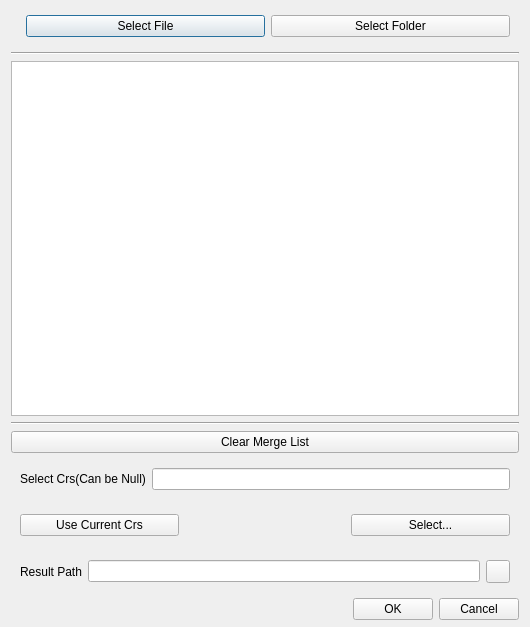
<?xml version="1.0" encoding="UTF-8"?>
<ui version="4.0">
 <class>shpMergeDialog</class>
 <widget class="QDialog" name="shpMergeDialog">
  <property name="geometry">
   <rect>
    <x>0</x>
    <y>0</y>
    <width>530</width>
    <height>627</height>
   </rect>
  </property>
  <property name="windowTitle">
   <string>Vector Merge Parameter Settings</string>
  </property>
  <layout class="QVBoxLayout" name="verticalLayout">
   <property name="spacing">
    <number>6</number>
   </property>
   <property name="topMargin">
    <number>6</number>
   </property>
   <property name="bottomMargin">
    <number>7</number>
   </property>
   <item>
    <widget class="CardWidget" name="CardWidget_5">
     <layout class="QHBoxLayout" name="horizontalLayout_4">
      <item>
       <widget class="PrimarySplitPushButton" name="selectLayerSPB">
        <property name="sizePolicy">
         <sizepolicy hsizetype="Fixed" vsizetype="Fixed">
          <horstretch>0</horstretch>
          <verstretch>0</verstretch>
         </sizepolicy>
        </property>
        <property name="text_" stdset="0">
         <string>Select Layer</string>
        </property>
       </widget>
      </item>
      <item>
       <widget class="PrimaryPushButton" name="selectFilePB">
        <property name="sizePolicy">
         <sizepolicy hsizetype="Preferred" vsizetype="Fixed">
          <horstretch>0</horstretch>
          <verstretch>0</verstretch>
         </sizepolicy>
        </property>
        <property name="text">
         <string>Select File</string>
        </property>
       </widget>
      </item>
      <item>
       <widget class="PrimaryPushButton" name="selectDirPB">
        <property name="sizePolicy">
         <sizepolicy hsizetype="Preferred" vsizetype="Fixed">
          <horstretch>0</horstretch>
          <verstretch>0</verstretch>
         </sizepolicy>
        </property>
        <property name="text">
         <string>Select Folder</string>
        </property>
       </widget>
      </item>
     </layout>
    </widget>
   </item>
   <item>
    <widget class="Line" name="line_2">
     <property name="orientation">
      <enum>Qt::Horizontal</enum>
     </property>
    </widget>
   </item>
   <item>
    <widget class="ListView" name="ListView"/>
   </item>
   <item>
    <widget class="Line" name="line">
     <property name="orientation">
      <enum>Qt::Horizontal</enum>
     </property>
    </widget>
   </item>
   <item>
    <widget class="PrimaryPushButton" name="clearListViewPb">
     <property name="sizePolicy">
      <sizepolicy hsizetype="Preferred" vsizetype="Fixed">
       <horstretch>0</horstretch>
       <verstretch>0</verstretch>
      </sizepolicy>
     </property>
     <property name="text">
      <string>Clear Merge List</string>
     </property>
    </widget>
   </item>
   <item>
    <widget class="CardWidget" name="CardWidget_6">
     <layout class="QHBoxLayout" name="horizontalLayout_6">
      <item>
       <widget class="BodyLabel" name="BodyLabel_5">
        <property name="text">
         <string>Select Crs(Can be Null)</string>
        </property>
       </widget>
      </item>
      <item>
       <widget class="LineEdit" name="targetCrsLE">
        <property name="readOnly">
         <bool>true</bool>
        </property>
       </widget>
      </item>
     </layout>
    </widget>
   </item>
   <item>
    <widget class="CardWidget" name="CardWidget_7">
     <layout class="QHBoxLayout" name="horizontalLayout_5">
      <item>
       <widget class="PrimaryPushButton" name="selectMapcanvasCrsPB">
        <property name="text">
         <string>Use Current Crs</string>
        </property>
       </widget>
      </item>
      <item>
       <widget class="PrimarySplitPushButton" name="selectLayerCrsSPB">
        <property name="text_" stdset="0">
         <string>Select Layer Crs</string>
        </property>
       </widget>
      </item>
      <item>
       <widget class="PrimaryPushButton" name="selectMorePB">
        <property name="text">
         <string>Select...</string>
        </property>
       </widget>
      </item>
     </layout>
    </widget>
   </item>
   <item>
    <widget class="CardWidget" name="CardWidget">
     <property name="layoutDirection">
      <enum>Qt::LeftToRight</enum>
     </property>
     <layout class="QHBoxLayout" name="horizontalLayout">
      <item>
       <widget class="BodyLabel" name="BodyLabel_4">
        <property name="text">
         <string>Result Path</string>
        </property>
       </widget>
      </item>
      <item>
       <widget class="LineEdit" name="resLE">
        <property name="readOnly">
         <bool>true</bool>
        </property>
       </widget>
      </item>
      <item>
       <widget class="ToolButton" name="selectSaveFilePB"/>
      </item>
     </layout>
    </widget>
   </item>
   <item>
    <layout class="QHBoxLayout" name="horizontalLayout_8">
     <item>
      <spacer name="horizontalSpacer">
       <property name="orientation">
        <enum>Qt::Horizontal</enum>
       </property>
       <property name="sizeHint" stdset="0">
        <size>
         <width>40</width>
         <height>20</height>
        </size>
       </property>
      </spacer>
     </item>
     <item>
      <widget class="PushButton" name="runPB">
       <property name="text">
        <string>OK</string>
       </property>
      </widget>
     </item>
     <item>
      <widget class="PushButton" name="cancelPB">
       <property name="text">
        <string>Cancel</string>
       </property>
      </widget>
     </item>
    </layout>
   </item>
  </layout>
 </widget>
 <customwidgets>
  <customwidget>
   <class>PushButton</class>
   <extends>QPushButton</extends>
   <header>qfluentwidgets</header>
  </customwidget>
  <customwidget>
   <class>PrimaryPushButton</class>
   <extends>PushButton</extends>
   <header>qfluentwidgets</header>
  </customwidget>
  <customwidget>
   <class>SplitPushButton</class>
   <extends>QWidget</extends>
   <header>qfluentwidgets</header>
  </customwidget>
  <customwidget>
   <class>PrimarySplitPushButton</class>
   <extends>SplitPushButton</extends>
   <header>qfluentwidgets</header>
  </customwidget>
  <customwidget>
   <class>ToolButton</class>
   <extends>QToolButton</extends>
   <header>qfluentwidgets</header>
  </customwidget>
  <customwidget>
   <class>CardWidget</class>
   <extends>QFrame</extends>
   <header>qfluentwidgets</header>
   <container>1</container>
  </customwidget>
  <customwidget>
   <class>BodyLabel</class>
   <extends>QLabel</extends>
   <header>qfluentwidgets</header>
  </customwidget>
  <customwidget>
   <class>LineEdit</class>
   <extends>QLineEdit</extends>
   <header>qfluentwidgets</header>
  </customwidget>
  <customwidget>
   <class>ListView</class>
   <extends>QListView</extends>
   <header>qfluentwidgets</header>
  </customwidget>
 </customwidgets>
 <resources/>
 <connections/>
</ui>
